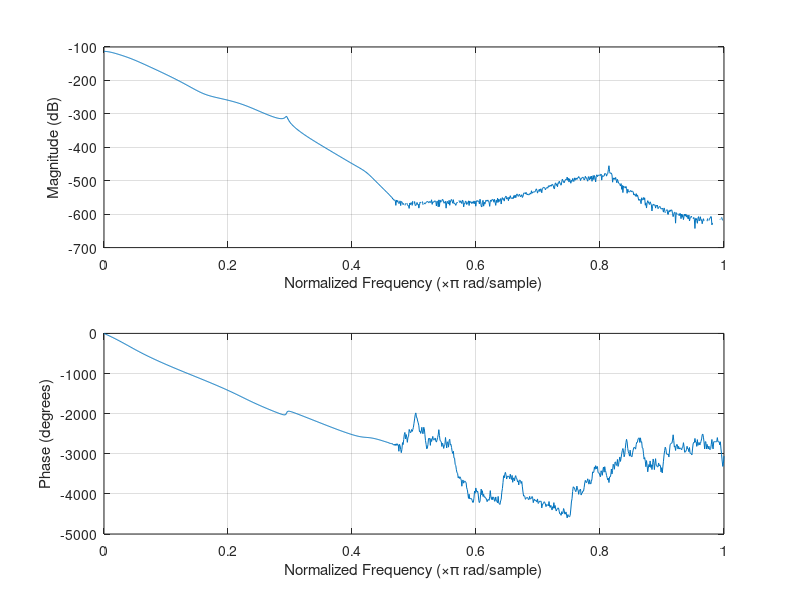
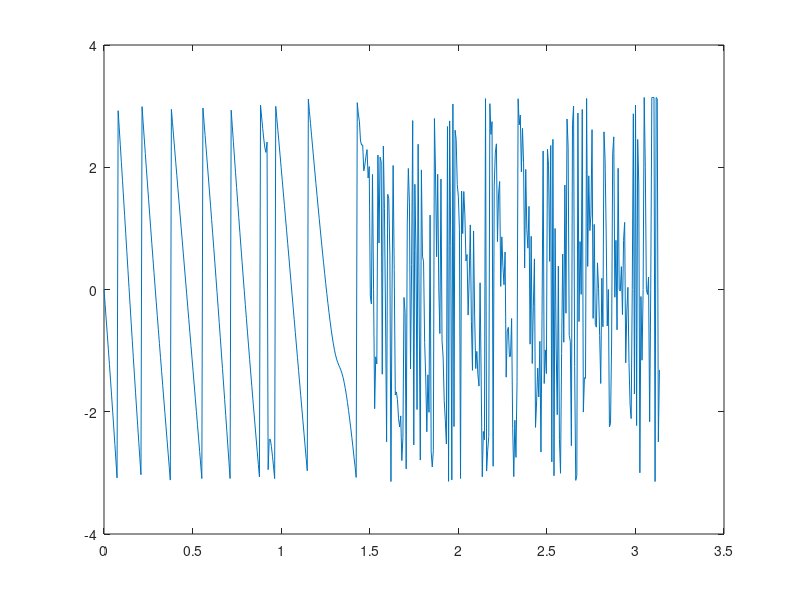

Here is the MATLAB script that generated these plots, in order:
[b,a]=butter(130,[0.2 0.6],'bandpass');
freqz(b,a);
dataIn=randn(1000,1);
dataout=filter(b,a,dataIn);
figure
[m,p]=freqz(b,a);
plot(p,angle(m))